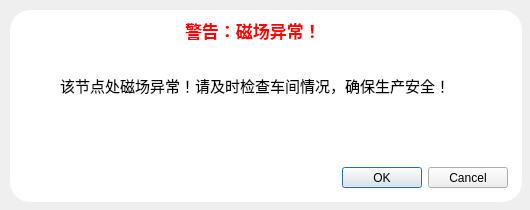
<?xml version="1.0" encoding="UTF-8"?>
<ui version="4.0">
 <class>Dialog</class>
 <widget class="QDialog" name="Dialog">
  <property name="geometry">
   <rect>
    <x>0</x>
    <y>0</y>
    <width>530</width>
    <height>210</height>
   </rect>
  </property>
  <property name="windowTitle">
   <string>Dialog</string>
  </property>
  <widget class="QDialogButtonBox" name="buttonBox">
   <property name="geometry">
    <rect>
     <x>167</x>
     <y>167</y>
     <width>341</width>
     <height>21</height>
    </rect>
   </property>
   <property name="orientation">
    <enum>Qt::Horizontal</enum>
   </property>
   <property name="standardButtons">
    <set>QDialogButtonBox::Cancel|QDialogButtonBox::Ok</set>
   </property>
  </widget>
  <widget class="QFrame" name="frame_2">
   <property name="geometry">
    <rect>
     <x>10</x>
     <y>10</y>
     <width>512</width>
     <height>192</height>
    </rect>
   </property>
   <property name="styleSheet">
    <string notr="true">QFrame#frame_2{
	background-color: rgba(255, 255, 255, 255);
	border-radius:20px;
}</string>
   </property>
   <property name="frameShape">
    <enum>QFrame::StyledPanel</enum>
   </property>
   <property name="frameShadow">
    <enum>QFrame::Raised</enum>
   </property>
   <widget class="QLabel" name="label">
    <property name="geometry">
     <rect>
      <x>175</x>
      <y>5</y>
      <width>141</width>
      <height>31</height>
     </rect>
    </property>
    <property name="font">
     <font>
      <family>黑体</family>
      <pointsize>13</pointsize>
      <weight>75</weight>
      <bold>true</bold>
     </font>
    </property>
    <property name="styleSheet">
     <string notr="true">color: rgb(255, 0, 0);</string>
    </property>
    <property name="text">
     <string>警告：磁场异常！</string>
    </property>
   </widget>
   <widget class="QLabel" name="label_2">
    <property name="geometry">
     <rect>
      <x>50</x>
      <y>40</y>
      <width>411</width>
      <height>71</height>
     </rect>
    </property>
    <property name="font">
     <font>
      <pointsize>11</pointsize>
     </font>
    </property>
    <property name="styleSheet">
     <string notr="true"/>
    </property>
    <property name="text">
     <string>该节点处磁场异常！请及时检查车间情况，确保生产安全！</string>
    </property>
   </widget>
   <widget class="QLabel" name="label_3">
    <property name="geometry">
     <rect>
      <x>50</x>
      <y>110</y>
      <width>171</width>
      <height>16</height>
     </rect>
    </property>
    <property name="font">
     <font>
      <pointsize>11</pointsize>
     </font>
    </property>
    <property name="text">
     <string/>
    </property>
   </widget>
   <zorder>label</zorder>
   <zorder>label_3</zorder>
   <zorder>label_2</zorder>
  </widget>
  <zorder>frame_2</zorder>
  <zorder>buttonBox</zorder>
 </widget>
 <resources/>
 <connections>
  <connection>
   <sender>buttonBox</sender>
   <signal>accepted()</signal>
   <receiver>Dialog</receiver>
   <slot>accept()</slot>
   <hints>
    <hint type="sourcelabel">
     <x>248</x>
     <y>254</y>
    </hint>
    <hint type="destinationlabel">
     <x>157</x>
     <y>274</y>
    </hint>
   </hints>
  </connection>
  <connection>
   <sender>buttonBox</sender>
   <signal>rejected()</signal>
   <receiver>Dialog</receiver>
   <slot>reject()</slot>
   <hints>
    <hint type="sourcelabel">
     <x>316</x>
     <y>260</y>
    </hint>
    <hint type="destinationlabel">
     <x>286</x>
     <y>274</y>
    </hint>
   </hints>
  </connection>
 </connections>
</ui>
